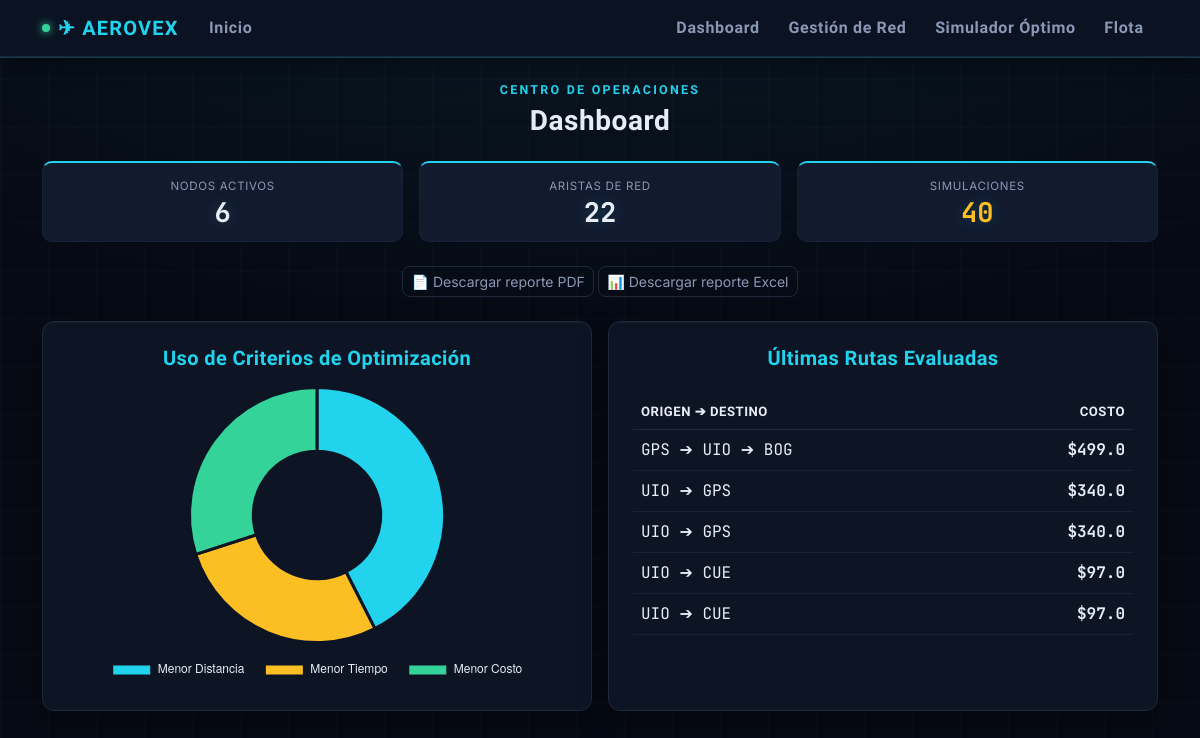
/dashboard, run on the app's committed database.
### models.py (models this page shows)
class Simulacion(db.Model):
    id = db.Column(db.Integer, primary_key=True)
    origen = db.Column(db.String(150))
    destino = db.Column(db.String(150))
    criterio = db.Column(db.String(50))
    distancia_total = db.Column(db.Float)
    tiempo_total = db.Column(db.Float)
    costo_total = db.Column(db.Float)
    consumo_total = db.Column(db.Float)
    nodos_ruta = db.Column(db.Text)
    estado_red = db.Column(db.String(100))

### app.py (the view)
@app.route("/dashboard")
def dashboard():
    total_simulaciones = Simulacion.query.count()
    total_rutas = Ruta.query.count()
    aeropuertos_activos = Aeropuerto.query.filter_by(estado="Abierto").count()
    simulaciones = Simulacion.query.all()
    criterios_stats = {"Menor Distancia": 0, "Menor Tiempo": 0, "Menor Costo": 0}
    for sim in simulaciones:
        if sim.criterio in criterios_stats:
            criterios_stats[sim.criterio] += 1
    return render_template("dashboard.html",
                           total_sim=total_simulaciones,
                           total_rutas=total_rutas,
                           nodos=aeropuertos_activos,
                           grafico_criterios=json.dumps(criterios_stats),
                           ultimas_sim=Simulacion.query.order_by(Simulacion.id.desc()).limit(5).all())

### templates/dashboard.html (shortened to what this page needs)
{% extends 'base.html' %}
{% block content %}
<div class="mb-4 text-center">
    <div class="eyebrow mb-1">CENTRO DE OPERACIONES</div>
    <h3 class="display-heading mb-0">Dashboard</h3>
</div>
<div class="row g-3 mb-4">
    <div class="col-md-4">
        <div class="gauge">
            <small class="gauge-label">Nodos activos</small>
            <span class="gauge-value">{{ nodos }}</span>
        </div>
    </div>
    <div class="col-md-4">
        <div class="gauge">
            <small class="gauge-label">Aristas de red</small>
            <span class="gauge-value">{{ total_rutas }}</span>
        </div>
    </div>
    <div class="col-md-4">
        <div class="gauge {{ 'gauge-warn' if total_sim == 0 else '' }}">
            <small class="gauge-label">Simulaciones</small>
            <span class="gauge-value" style="color: var(--amber) !important;">{{ total_sim }}</span>
        </div>
    </div>
</div>
<div class="text-center mb-4">
    <a href="/exportar/pdf" class="btn btn-sm" style="border: 1px solid var(--border); color: var(--text-dim); border-radius: 8px;">📄 Descargar reporte PDF</a>
    <a href="/exportar/excel" class="btn btn-sm" style="border: 1px solid var(--border); color: var(--text-dim); border-radius: 8px;">📊 Descargar reporte Excel</a>
</div>
<div class="row g-3">
    <div class="col-md-6">
        <div class="card p-4 h-100">
            <h5 class="text-center mb-3" style="color: var(--cyan);">Uso de Criterios de Optimización</h5>
            {% if total_sim == 0 %}
            <div class="d-flex flex-column align-items-center justify-content-center text-center" style="height: 260px;">
                <div style="font-size: 2.2rem;">📊</div>
                <p class="text-secondary mb-1">Aún no hay simulaciones registradas</p>
                <a href="/rutas" class="btn btn-sm btn-neon mt-2">Ir al Simulador Óptimo</a>
            </div>
            {% else %}
            <div style="height: 300px;">
                <canvas id="miGrafico"></canvas>
            </div>
            {% endif %}
        </div>
    </div>
    <div class="col-md-6">
        <div class="card p-4 h-100">
            <h5 class="text-center mb-3" style="color: var(--cyan);">Últimas Rutas Evaluadas</h5>
            {% if ultimas_sim %}
            <div class="table-responsive">
                <table class="table table-hover mt-2">
                    <thead>
                        <tr>
                            <th>Origen ➔ Destino</th>
                            <th class="text-end">Costo</th>
                        </tr>
                    </thead>
                    <tbody>
                        {% for s in ultimas_sim %}
                        <tr>
                            <td class="data-readout">{{ s.nodos_ruta }}</td>
                            <td class="data-readout fw-bold text-end" style="color: var(--amber);">${{ s.costo_total }}</td>
                        </tr>
                        {% endfor %}
                    </tbody>
                </table>
            </div>
            {% else %}
            <div class="d-flex flex-column align-items-center justify-content-center text-center" style="height: 260px;">
                <div style="font-size: 2.2rem;">🗺️</div>
                <p class="text-secondary mb-1">Sin rutas evaluadas todavía</p>
                <a href="/rutas" class="btn btn-sm btn-neon mt-2">Calcular una ruta</a>
            </div>
            {% endif %}
        </div>
    </div>
</div>
{% endblock %}
{% block scripts %}
{% if total_sim > 0 %}
<script>
    var ctx = document.getElementById('miGrafico').getContext('2d');
    new Chart(ctx, {
        type: 'doughnut',
        data: {
            labels: Object.keys({{ grafico_criterios | safe }}),
            datasets: [{
                data: Object.values({{ grafico_criterios | safe }}),
                backgroundColor: ['#22d3ee', '#fbbf24', '#34d399'],
                borderColor: '#0d1424',
                borderWidth: 3
            }]
        },
        options: {
            responsive: true,
            maintainAspectRatio: false,
            plugins: {
                legend: {
                    position: 'bottom',
                    labels: { color: '#e7ecf5', padding: 20 }
                }
            }
        }
    });
</script>
{% endif %}
{% endblock %}

### templates/base.html (style rules this page uses)
:root { --bg-void: #060a14; --bg-panel: #0d1424; --bg-panel-2: #121a2e; --border: #1e293b; --border-soft: #182236; --cyan: #22d3ee; --cyan-dim: #0e7490; --amber: #fbbf24; --green: #34d399; --red: #f87171; --grey: #64748b; --text: #e7ecf5; --text-dim: #8b98b5; --font-display: 'Rajdhani', sans-serif; --font-body: 'Inter', 'Segoe UI', sans-serif; --font-mono: 'JetBrains Mono', monospace; }
body { background-color: var(--bg-void); color: var(--text); font-family: var(--font-body); background-image: radial-gradient(ellipse 80% 50% at 50% -10%, rgba(34,211,238,0.08), transparent), repeating-linear-gradient(0deg, rgba(255,255,255,0.015) 0px, rgba(255,255,255,0.015) 1px, transparent 1px, transparent 48px), repeating-linear-gradient(90deg, rgba(255,255,255,0.015) 0px, rgba(255,255,255,0.015) 1px, transparent 1px, transparent 48px); min-height: 100vh; }
h1, h2, h3, h4, h5, .display-heading { font-family: var(--font-display); font-weight: 700; letter-spacing: 0.02em; }
.font-mono, .data-readout { font-family: var(--font-mono); color: var(--text); }
.card, .card * { color: var(--text); }
.gauge { background: var(--bg-panel-2); border: 1px solid var(--border-soft); border-top: 2px solid var(--cyan); border-radius: 10px; padding: 0.9rem 0.6rem; text-align: center; }
.gauge-label { color: var(--text-dim) !important; font-size: 0.72rem; text-transform: uppercase; letter-spacing: 0.06em; display: block; margin-bottom: 4px; }
.gauge-value { font-family: var(--font-mono); font-weight: 700; font-size: 1.7rem; line-height: 1; color: var(--text) !important; text-shadow: 0 0 18px rgba(34,211,238,0.25); display: block; }
.eyebrow { font-family: var(--font-display); font-weight: 600; letter-spacing: 0.18em; text-transform: uppercase; color: var(--cyan); font-size: 0.78rem; }
.card { background-color: var(--bg-panel); border: 1px solid var(--border); border-radius: 12px; box-shadow: 0 10px 30px rgba(0,0,0,0.35), 0 1px 0 rgba(255,255,255,0.03) inset; }
.table { --bs-table-color: var(--text); --bs-table-bg: transparent; --bs-table-border-color: var(--border-soft); --bs-table-striped-color: var(--text); --bs-table-striped-bg: rgba(255,255,255,0.025); --bs-table-hover-color: var(--text); --bs-table-hover-bg: rgba(34,211,238,0.07); color: var(--text) !important; }
.table > :not(caption) > * > * { color: var(--text) !important; box-shadow: none !important; }
thead th { color: var(--cyan) !important; font-family: var(--font-display); letter-spacing: 0.05em; text-transform: uppercase; font-size: 0.8rem; border-bottom: 1px solid var(--border) !important; padding-bottom: 0.75rem; }
tbody td { border-color: var(--border-soft) !important; padding-top: 0.7rem; padding-bottom: 0.7rem; }
h5, h6 { color: var(--text); }
table { color: var(--text) !important; }
thead th { color: var(--cyan) !important; font-family: var(--font-display); letter-spacing: 0.04em; text-transform: uppercase; font-size: 0.82rem; border-bottom: 1px solid var(--border) !important; }
tbody td { border-color: var(--border-soft) !important; }
a { color: var(--cyan); }

### data on the page
Simulacion: nodos_ruta "GPS ➔ UIO ➔ BOG", costo_total "499.0"
Simulacion: nodos_ruta "UIO ➔ GPS", costo_total "340.0"
Simulacion: nodos_ruta "UIO ➔ GPS", costo_total "340.0"
Simulacion: nodos_ruta "UIO ➔ CUE", costo_total "97.0"
Simulacion: nodos_ruta "UIO ➔ CUE", costo_total "97.0"

### other printed values
{{ nodos }} "6"
{{ total_rutas }} "22"
{{ total_sim }} "40"
chart data {{ grafico_criterios | safe }} {"Menor Distancia": 17, "Menor Tiempo": 11, "Menor Costo": 12}
